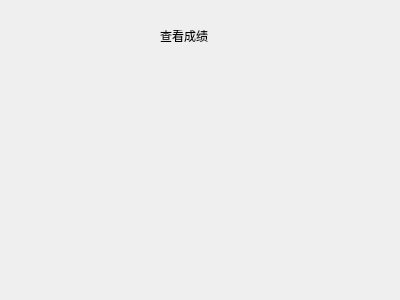
<?xml version="1.0" encoding="UTF-8"?>
<ui version="4.0">
 <class>s_3</class>
 <widget class="QDialog" name="s_3">
  <property name="geometry">
   <rect>
    <x>0</x>
    <y>0</y>
    <width>400</width>
    <height>300</height>
   </rect>
  </property>
  <property name="windowTitle">
   <string>Dialog</string>
  </property>
  <widget class="QLabel" name="label">
   <property name="geometry">
    <rect>
     <x>160</x>
     <y>30</y>
     <width>54</width>
     <height>12</height>
    </rect>
   </property>
   <property name="text">
    <string>查看成绩</string>
   </property>
  </widget>
 </widget>
 <resources/>
 <connections/>
</ui>
